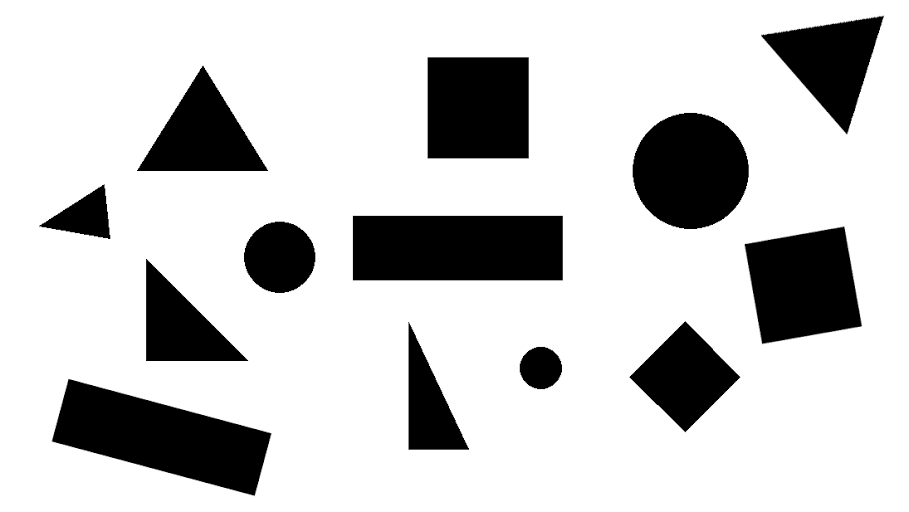
#> input picture img.png, 909 x 512 px
$ python object_recognition.py
#> lines starting #> are read from the running program, lines starting #| are printed output that depends on the picture; after the words box and inside, x2 and y2 are one past the last pixel; in counts of white or black regions, pixels touching at a corner belong together
#-*-coding: utf-8 -*-
import cv2
import numpy as np
import math
img = cv2.imread('img.png') #อ่านรูปภาพ
#> img is the input picture: shape (512, 909, 3); min 0, max 255, mean 203.2
Blur_img = cv2.GaussianBlur(img,(3,3),0) #GaussianBlur เพื่อทำให้ภาพบางจุดที่ขาดมาต่อเนื่องกัน
img_grey = cv2.cvtColor(Blur_img,cv2.COLOR_BGR2GRAY) #แปลงภาพเป็นขาวดำ เพื่อทำให้สามาถหาเส้นขอบของภาพได้
thresh = cv2.bitwise_not(cv2.threshold(img_grey, 127, 255, 0)[1]) #invert ภาพจากขาวเป็นดำ เพื่อทำให้สามาถหา conเส้นขอบของภาพได้
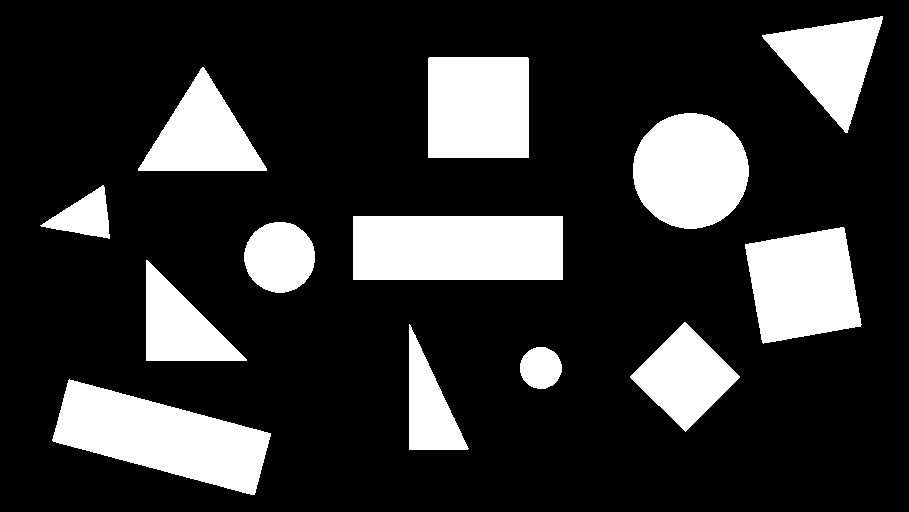
#> thresh: shape (512, 909); 20.3% white; 13 white regions
color_define = {'red':[0,0,255],'yellow':[0,255,255],'blue':[255,0,0],'white':[255,255,255],'pink':[180,105,255]} #ตัวแปรเก็บค่าสี BGR
contours, hierarchy = cv2.findContours(thresh,cv2.RETR_TREE,cv2.CHAIN_APPROX_SIMPLE) #หาเส้นขอบของรูปภาพ
#> contours = 13 contours; largest, box (x1, y1, x2, y2) and area: (52, 379, 271, 495) 13290, (353, 216, 563, 280) 13167, (633, 113, 749, 229) 10365, (745, 227, 862, 344) 10036, (428, 57, 529, 158) 9999
cv2.drawContours(img,contours,-1,(0,255,0),2) #วาดเส้นขอบของรูปภาพ
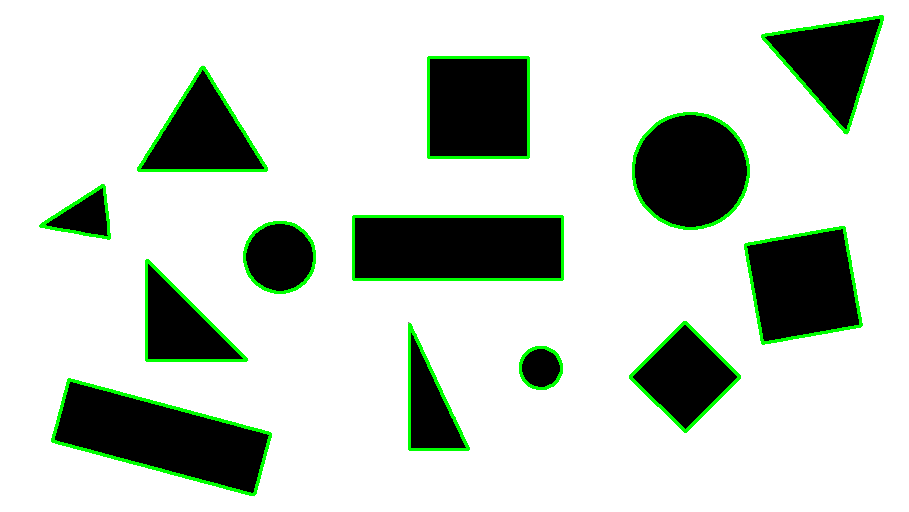
#> img: shape (512, 909, 3); 3.19% of pixels changed, all inside (x1, y1, x2, y2) = (39, 15, 884, 496)
color = list() #ตัวแปรกำหนดค่าสีของจุดต่างๆ
text = "" #ตัวแปรกำหนดชื่อของรูปแบบทรงต่างๆ
font = cv2.FONT_HERSHEY_SIMPLEX #เลือกใช้ font ชื่อ HERSHEY_SIMPLEX
type_number = {'Triangle':0,'Square':0,'Rectangle':0,'Circle':0} #ตัวแปรนับจำนวนของรูปทรงต่างๆ
for cnt in contours: # ลูปเส้นขอบของแต่ละรูปทรง
    approx = cv2.approxPolyDP(cnt,0.04*cv2.arcLength(cnt,True),True) #หาตำแหน่งมุมจากเส้นขอบของรูปทรงนั้นๆ
    list_cen_x = [i[0][0] for i in approx] #ตัวแปรเก็บตำแหน่งมุมของพิกเซล x
    list_cen_y = [i[0][1] for i in approx] #ตัวแปรเก็ยตำแหน่งมุมจองพิกเซล y
    cen_x = sum(list_cen_x)/len(approx) #หาจุดศูนย์กลางของพิกเซล x
    cen_y = sum(list_cen_y)/len(approx) #หาจุดศูนย์กลางของพิกเซล y
    if len(approx) == 3: #ตรวจสอบจำนวนจุดของมุมที่ได้
        color = color_define['red'] #กำหนดสีเป็นสีแดง
        text = 'Triangle' #กำหนดชื่อเป็น Triangle
        type_number[text]+=1 #เพิ่มจำนวนค่าของ ตัวแปรนับรูปทรง Triangle
    elif len(approx) == 4: #ตรวจสอบจำนวนจุดของมุมที่ได้
        distance = list() #ตัวแปรเก็บความกว้างยาวของสี่เหลี่ยม
        for x in range(0,2): #ลูปนับด้านของสี่เหลี่ยม
            a = math.fabs(list_cen_y[x]-list_cen_y[x+1]) #หาความยาวด้าน a
            b = math.fabs(list_cen_x[x]-list_cen_x[x+1]) #หาความยาวด้าน b
            distance.append(int(math.sqrt(math.pow(a,2)+math.pow(b,2)))) #หาความกว้างยาวของสี่เหลี่ยมจากพีทากรอรัส c^2 = a^2 + b^2
        if (distance[0] >= distance[1]-1) and (distance[0] <= distance[1]+1): #ตรวจสอบว่าแต่ละด้านเท่ากันหรือไม่ โดยกำหนดความคลาดเคลื่อน +-1
            text = 'Square' #กำหนดชื่อเป็น Square
            color = color_define['yellow'] #กำหนดสีเป็นสีเหลือง
            type_number[text]+=1 #เพิ่มจำนวนค่าของ ตัวแปรนับรูปทรง Square
        else :
            color = color_define['white'] #กำหนดสีเป็นสีขาว
            text = 'Rectangle' #กำหนดชื่อเป็น Rectangle
            type_number[text]+=1 #เพิ่มจำนวนค่าของ ตัวแปรนับรูปทรง Rectangle
    else :
        color = color_define['blue'] #กำหนดสีเป็นสีฟ้า
        text = 'Circle' #กำหนดชื่อเป็น Circle
        type_number[text]+=1 #เพิ่มจำนวนค่าของ ตัวแปรนับรูปทรง Circle
    for x in range(0,len(approx)): #ลูปนับจำนวนมุมของรูปทรง
        cv2.circle(img,(list_cen_x[x],list_cen_y[x]),4,color,-1) #วาดวงกลมไปยังมุมของรูปทรง
    cv2.circle(img,(cen_x,cen_y),4,color,-1) #วางวงกลมไปยังจุดศูนย์กลางของรูปทรง
    cv2.putText(img,text+' ('+str(cen_x)+','+str(cen_y)+') ',(min(list_cen_x),max(list_cen_y)+12), font, 0.35,color_define['pink'],1) #วาดตัวอักษรบอกชื่อและตำแหน่งจุดศูนย์กลางของรูปทรง
#> this loop made 13 passes
#> (approx, list_cen_x, list_cen_y, cen_x, cen_y, color, text) on passes 1, 3, 5, 8, 9: ([[68, 380], [53, 441], [254, 494], [270, 433]], [68, 53, 254, 270], [380, 441, 494, 433], 161.2, 437, [255, 255, 255], 'Rectangle'), ([[409, 324], [409, 449], [467, 449]], [409, 409, 467], [324, 449, 449], 428.3, 407.3, [0, 0, 255], 'Triangle'), ([[146, 260], [146, 360], [246, 360]], [146, 146, 246], [260, 360, 360], 179.3, 326.7, [0, 0, 255], 'Triangle'), ([[353, 216], [353, 279], [562, 279], [562, 216]], [353, 353, 562, 562], [216, 279, 279, 216], 457.5, 247.5, [255, 255, 255], 'Rectangle'), ([[103, 185], [40, 225], [109, 238]], [103, 40, 109], [185, 225, 238], 84, 216, [0, 0, 255], 'Triangle')
#> (approx, list_cen_x, list_cen_y, cen_x, cen_y, text, color) on passes 4, 6, 12: ([[684, 322], [630, 377], [685, 431], [739, 376]], [684, 630, 685, 739], [322, 377, 431, 376], 684.5, 376.5, 'Square', [0, 255, 255]), ([[843, 227], [745, 244], [763, 343], [860, 326]], [843, 745, 763, 860], [227, 244, 343, 326], 802.8, 285, 'Square', [0, 255, 255]), ([[429, 57], [428, 157], [528, 157], [528, 58]], [429, 428, 528, 528], [57, 157, 157, 58], 478.2, 107.2, 'Square', [0, 255, 255])
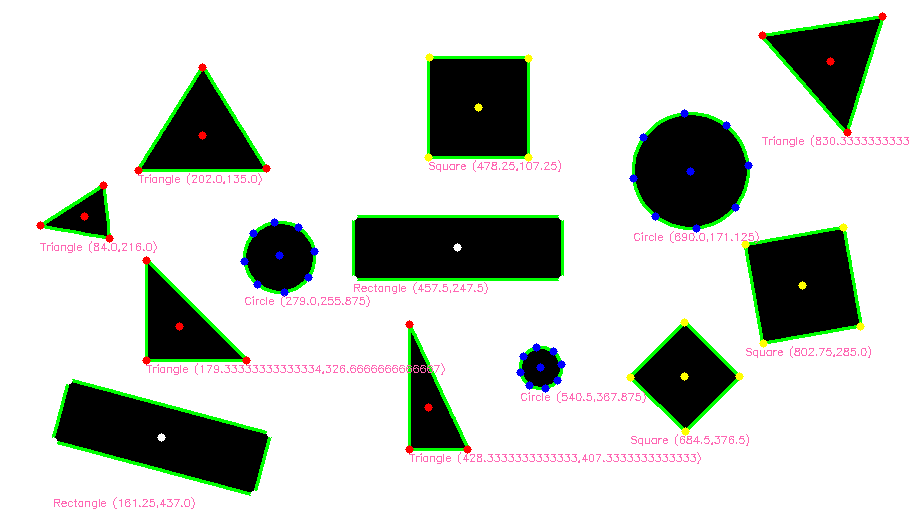
#> img: shape (512, 909, 3); 1.76% of pixels changed, all inside (x1, y1, x2, y2) = (36, 12, 909, 509)
#> after the loop, type_number = {'Triangle': 5, 'Square': 3, 'Rectangle': 2, 'Circle': 3}

cv2.putText(img,'Triangle : '+str(type_number['Triangle']),(0,10), font, 0.35,color_define['pink'],1)      #|
#> img: shape (512, 909, 3); 0.03% of pixels changed, all inside (x1, y1, x2, y2) = (0, 2, 64, 13)
cv2.putText(img,'Square : '+str(type_number['Square']),(0,30), font, 0.35,color_define['pink'],1)          # } วาดตัวอักษรบอกจำนวนของรูปทรงที่นับได้
#> img: shape (512, 909, 3); mean B, G, R 200, 206.1, 201
cv2.putText(img,'Rectangle : '+str(type_number['Rectangle']),(0,50), font, 0.35,color_define['pink'],1)    #|
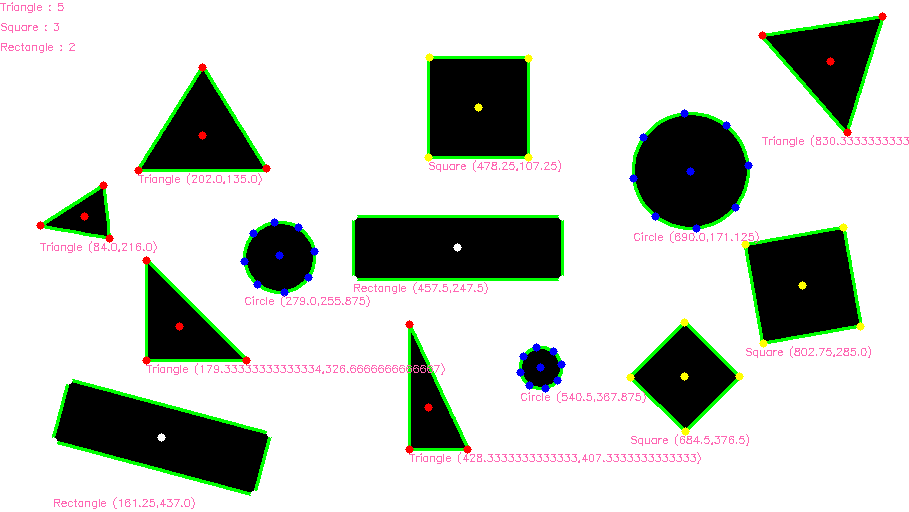
#> img: shape (512, 909, 3); mean B, G, R 199.9, 206.1, 201
cv2.putText(img,'Circle : '+str(type_number['Circle']),(0,70), font, 0.35,color_define['pink'],1)          #|
#> img: shape (512, 909, 3); 0.02% of pixels changed, all inside (x1, y1, x2, y2) = (1, 62, 52, 71)
cv2.imshow('image',img) #แสดงรูปภาพที่หาทุกอย่างเรียบร้อยแล้ว
cv2.waitKey(0) #รอ key เพื่อจบโปรแกรม
